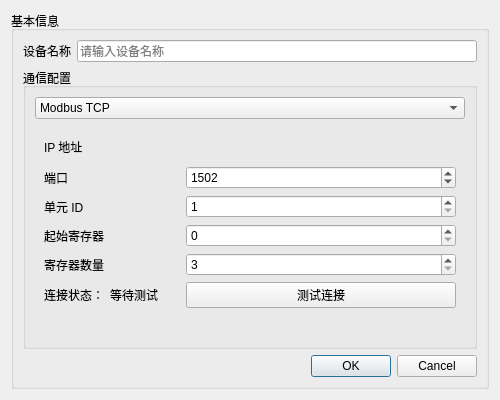
<?xml version="1.0" encoding="UTF-8"?>
<ui version="4.0">
 <class>AddDeviceDialog</class>
 <widget class="QDialog" name="AddDeviceDialog">
  <property name="geometry">
   <rect>
    <x>0</x>
    <y>0</y>
    <width>500</width>
    <height>400</height>
   </rect>
  </property>
  <property name="minimumSize">
   <size>
    <width>500</width>
    <height>400</height>
   </size>
  </property>
  <property name="windowTitle">
   <string>添加设备</string>
  </property>
  <layout class="QVBoxLayout" name="verticalLayout">
   <item>
    <widget class="QGroupBox" name="groupBox">
     <property name="title">
      <string>基本信息</string>
     </property>
     <layout class="QVBoxLayout" name="verticalLayout_2">
      <item>
       <layout class="QFormLayout" name="formLayout">
        <item row="0" column="0">
         <widget class="QLabel" name="nameLabel">
          <property name="text">
           <string>设备名称</string>
          </property>
         </widget>
        </item>
        <item row="0" column="1">
         <widget class="QLineEdit" name="nameEdit">
          <property name="placeholderText">
           <string>请输入设备名称</string>
          </property>
         </widget>
        </item>
       </layout>
      </item>
      <item>
       <widget class="QGroupBox" name="groupBox_2">
        <property name="title">
         <string>通信配置</string>
        </property>
        <layout class="QVBoxLayout" name="verticalLayout_3">
         <item>
          <widget class="QComboBox" name="protocolComboBox">
           <property name="currentText">
            <string>Modbus TCP</string>
           </property>
           <property name="currentIndex">
            <number>2</number>
           </property>
           <item>
            <property name="text">
             <string>自定义串口</string>
            </property>
           </item>
           <item>
            <property name="text">
             <string>Modbus RTU</string>
            </property>
           </item>
           <item>
            <property name="text">
             <string>Modbus TCP</string>
            </property>
           </item>
          </widget>
         </item>
         <item>
          <widget class="QStackedWidget" name="configStackedWidget">
           <property name="currentIndex">
            <number>2</number>
           </property>
           <widget class="QWidget" name="customPage">
            <layout class="QFormLayout" name="formLayout_4">
             <item row="0" column="0">
              <widget class="QLabel" name="serialPort">
               <property name="text">
                <string>串口号</string>
               </property>
              </widget>
             </item>
             <item row="0" column="1">
              <widget class="QComboBox" name="serialPortComboBox">
               <property name="placeholderText">
                <string>选择一个本地串口</string>
               </property>
              </widget>
             </item>
             <item row="1" column="0">
              <widget class="QLabel" name="baudRate">
               <property name="text">
                <string>波特率</string>
               </property>
              </widget>
             </item>
             <item row="1" column="1">
              <widget class="QComboBox" name="baudRateComboBox">
               <item>
                <property name="text">
                 <string>9600</string>
                </property>
               </item>
               <item>
                <property name="text">
                 <string>19200</string>
                </property>
               </item>
               <item>
                <property name="text">
                 <string>38400</string>
                </property>
               </item>
               <item>
                <property name="text">
                 <string>57600</string>
                </property>
               </item>
               <item>
                <property name="text">
                 <string>115200</string>
                </property>
               </item>
              </widget>
             </item>
             <item row="2" column="0">
              <widget class="QLabel" name="dataBits">
               <property name="text">
                <string>数据位</string>
               </property>
              </widget>
             </item>
             <item row="2" column="1">
              <widget class="QComboBox" name="dataBitsComboBox">
               <property name="currentText">
                <string>5</string>
               </property>
               <item>
                <property name="text">
                 <string>5</string>
                </property>
               </item>
               <item>
                <property name="text">
                 <string>6</string>
                </property>
               </item>
               <item>
                <property name="text">
                 <string>7</string>
                </property>
               </item>
               <item>
                <property name="text">
                 <string>8</string>
                </property>
               </item>
              </widget>
             </item>
             <item row="3" column="0">
              <widget class="QLabel" name="stopBits">
               <property name="text">
                <string>停止位</string>
               </property>
              </widget>
             </item>
             <item row="3" column="1">
              <widget class="QComboBox" name="stopBitsComboBox">
               <item>
                <property name="text">
                 <string>1</string>
                </property>
               </item>
               <item>
                <property name="text">
                 <string>2</string>
                </property>
               </item>
              </widget>
             </item>
             <item row="4" column="0">
              <widget class="QLabel" name="parity">
               <property name="text">
                <string>校验位</string>
               </property>
              </widget>
             </item>
             <item row="4" column="1">
              <widget class="QComboBox" name="parityComboBox">
               <item>
                <property name="text">
                 <string>无校验</string>
                </property>
               </item>
               <item>
                <property name="text">
                 <string>奇校验</string>
                </property>
               </item>
               <item>
                <property name="text">
                 <string>偶校验</string>
                </property>
               </item>
              </widget>
             </item>
            </layout>
           </widget>
           <widget class="QWidget" name="modbusRTUPage">
            <layout class="QFormLayout" name="formLayout_7">
             <item row="0" column="0">
              <widget class="QLabel" name="rtuPort">
               <property name="text">
                <string>串口号</string>
               </property>
              </widget>
             </item>
             <item row="0" column="1">
              <widget class="QComboBox" name="rtuPortComboBox">
               <property name="editable">
                <bool>false</bool>
               </property>
               <property name="currentText">
                <string/>
               </property>
               <property name="placeholderText">
                <string>选择一个本地串口</string>
               </property>
               <property name="frame">
                <bool>true</bool>
               </property>
              </widget>
             </item>
             <item row="1" column="0">
              <widget class="QLabel" name="rtuBaudRate">
               <property name="text">
                <string>波特率</string>
               </property>
              </widget>
             </item>
             <item row="2" column="0">
              <widget class="QLabel" name="rtuSlaveId">
               <property name="text">
                <string>从站地址</string>
               </property>
              </widget>
             </item>
             <item row="3" column="0">
              <widget class="QLabel" name="rtuStartAddress">
               <property name="text">
                <string>起始寄存器</string>
               </property>
              </widget>
             </item>
             <item row="4" column="0">
              <widget class="QLabel" name="rtuQuantity">
               <property name="text">
                <string>寄存器数量</string>
               </property>
              </widget>
             </item>
             <item row="1" column="1">
              <widget class="QComboBox" name="rtuBaudRateComboBox">
               <item>
                <property name="text">
                 <string>9600</string>
                </property>
               </item>
               <item>
                <property name="text">
                 <string>19200</string>
                </property>
               </item>
               <item>
                <property name="text">
                 <string>38400</string>
                </property>
               </item>
               <item>
                <property name="text">
                 <string>57600</string>
                </property>
               </item>
               <item>
                <property name="text">
                 <string>115200</string>
                </property>
               </item>
              </widget>
             </item>
             <item row="2" column="1">
              <widget class="QSpinBox" name="rtuSlaveIdSpinBox">
               <property name="minimum">
                <number>1</number>
               </property>
               <property name="maximum">
                <number>247</number>
               </property>
              </widget>
             </item>
             <item row="3" column="1">
              <widget class="QSpinBox" name="rtuStartAddressSpinBox">
               <property name="maximum">
                <number>65535</number>
               </property>
              </widget>
             </item>
             <item row="4" column="1">
              <widget class="QSpinBox" name="rtuQuantitySpinBox">
               <property name="minimum">
                <number>3</number>
               </property>
              </widget>
             </item>
            </layout>
           </widget>
           <widget class="QWidget" name="modbusTCPPage">
            <layout class="QFormLayout" name="formLayout_9">
             <item row="5" column="0">
              <widget class="QLabel" name="tcpQuantity">
               <property name="text">
                <string>寄存器数量</string>
               </property>
              </widget>
             </item>
             <item row="5" column="1">
              <widget class="QSpinBox" name="tcpQuantitySpinBox">
               <property name="minimum">
                <number>3</number>
               </property>
              </widget>
             </item>
             <item row="4" column="0">
              <widget class="QLabel" name="tcpStartAddress">
               <property name="text">
                <string>起始寄存器</string>
               </property>
              </widget>
             </item>
             <item row="4" column="1">
              <widget class="QSpinBox" name="tcpStartAddressSpinBox">
               <property name="maximum">
                <number>65535</number>
               </property>
              </widget>
             </item>
             <item row="3" column="0">
              <widget class="QLabel" name="tcpUnitId">
               <property name="text">
                <string>单元 ID</string>
               </property>
              </widget>
             </item>
             <item row="3" column="1">
              <widget class="QSpinBox" name="tcpUnitIdSpinBox">
               <property name="minimum">
                <number>1</number>
               </property>
               <property name="maximum">
                <number>255</number>
               </property>
              </widget>
             </item>
             <item row="2" column="0">
              <widget class="QLabel" name="tcpPort">
               <property name="text">
                <string>端口</string>
               </property>
              </widget>
             </item>
             <item row="2" column="1">
              <widget class="QSpinBox" name="tcpPortSpinBox">
               <property name="minimum">
                <number>1</number>
               </property>
               <property name="maximum">
                <number>65535</number>
               </property>
               <property name="value">
                <number>1502</number>
               </property>
              </widget>
             </item>
             <item row="1" column="0">
              <widget class="QLabel" name="tcpIp">
               <property name="text">
                <string>IP 地址</string>
               </property>
              </widget>
             </item>
             <item row="1" column="1">
              <widget class="IPv4Input" name="ipWidget" native="true">
               <property name="sizePolicy">
                <sizepolicy hsizetype="Preferred" vsizetype="Fixed">
                 <horstretch>0</horstretch>
                 <verstretch>0</verstretch>
                </sizepolicy>
               </property>
               <property name="minimumSize">
                <size>
                 <width>250</width>
                 <height>26</height>
                </size>
               </property>
              </widget>
             </item>
             <item row="6" column="0">
              <widget class="QWidget" name="widget" native="true">
               <property name="minimumSize">
                <size>
                 <width>0</width>
                 <height>24</height>
                </size>
               </property>
               <layout class="QHBoxLayout" name="horizontalLayout">
                <property name="leftMargin">
                 <number>0</number>
                </property>
                <property name="topMargin">
                 <number>0</number>
                </property>
                <property name="rightMargin">
                 <number>0</number>
                </property>
                <property name="bottomMargin">
                 <number>0</number>
                </property>
                <item>
                 <widget class="QLabel" name="label_2">
                  <property name="text">
                   <string>连接状态：</string>
                  </property>
                 </widget>
                </item>
                <item>
                 <widget class="QLabel" name="connectionStatusLabel">
                  <property name="minimumSize">
                   <size>
                    <width>70</width>
                    <height>0</height>
                   </size>
                  </property>
                  <property name="text">
                   <string>等待测试</string>
                  </property>
                 </widget>
                </item>
               </layout>
              </widget>
             </item>
             <item row="6" column="1">
              <widget class="QPushButton" name="testConnectionBtn">
               <property name="minimumSize">
                <size>
                 <width>0</width>
                 <height>24</height>
                </size>
               </property>
               <property name="text">
                <string>测试连接</string>
               </property>
              </widget>
             </item>
            </layout>
           </widget>
          </widget>
         </item>
        </layout>
       </widget>
      </item>
      <item>
       <widget class="QDialogButtonBox" name="buttonBox">
        <property name="orientation">
         <enum>Qt::Orientation::Horizontal</enum>
        </property>
        <property name="standardButtons">
         <set>QDialogButtonBox::StandardButton::Cancel|QDialogButtonBox::StandardButton::Ok</set>
        </property>
        <property name="centerButtons">
         <bool>false</bool>
        </property>
       </widget>
      </item>
     </layout>
    </widget>
   </item>
  </layout>
 </widget>
 <customwidgets>
  <customwidget>
   <class>IPv4Input</class>
   <extends>QWidget</extends>
   <header>Utils/ipv4input.h</header>
   <container>1</container>
  </customwidget>
 </customwidgets>
 <resources/>
 <connections>
  <connection>
   <sender>buttonBox</sender>
   <signal>accepted()</signal>
   <receiver>AddDeviceDialog</receiver>
   <slot>accept()</slot>
   <hints>
    <hint type="sourcelabel">
     <x>248</x>
     <y>254</y>
    </hint>
    <hint type="destinationlabel">
     <x>157</x>
     <y>274</y>
    </hint>
   </hints>
  </connection>
  <connection>
   <sender>buttonBox</sender>
   <signal>rejected()</signal>
   <receiver>AddDeviceDialog</receiver>
   <slot>reject()</slot>
   <hints>
    <hint type="sourcelabel">
     <x>316</x>
     <y>260</y>
    </hint>
    <hint type="destinationlabel">
     <x>286</x>
     <y>274</y>
    </hint>
   </hints>
  </connection>
 </connections>
</ui>
